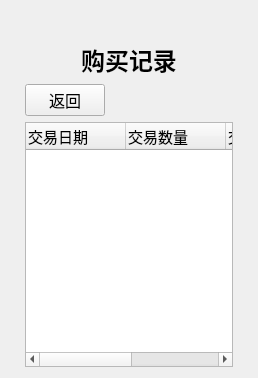
      <widget class="QWidget" name="recordPage">
       <layout class="QGridLayout" name="gridLayout_9" rowstretch="1,1,1,10" columnstretch="1,1,9,1">
        <item row="0" column="0" rowspan="4">
         <spacer name="horizontalSpacer_27">
          <property name="orientation">
           <enum>Qt::Horizontal</enum>
          </property>
          <property name="sizeHint" stdset="0">
           <size>
            <width>56</width>
            <height>356</height>
           </size>
          </property>
         </spacer>
        </item>
        <item row="0" column="2">
         <spacer name="verticalSpacer_10">
          <property name="orientation">
           <enum>Qt::Vertical</enum>
          </property>
          <property name="sizeHint" stdset="0">
           <size>
            <width>20</width>
            <height>23</height>
           </size>
          </property>
         </spacer>
        </item>
        <item row="0" column="3" rowspan="4">
         <spacer name="horizontalSpacer_26">
          <property name="orientation">
           <enum>Qt::Horizontal</enum>
          </property>
          <property name="sizeHint" stdset="0">
           <size>
            <width>56</width>
            <height>356</height>
           </size>
          </property>
         </spacer>
        </item>
        <item row="2" column="1">
         <widget class="QPushButton" name="pushButton_back_record">
          <property name="font">
           <font>
            <pointsize>12</pointsize>
           </font>
          </property>
          <property name="text">
           <string>返回</string>
          </property>
          <property name="icon">
           <iconset resource="../../WD_version2/images.qrc">
            <normaloff>:/images/back</normaloff>:/images/back</iconset>
          </property>
          <property name="flat">
           <bool>false</bool>
          </property>
         </widget>
        </item>
        <item row="2" column="2">
         <spacer name="verticalSpacer_9">
          <property name="orientation">
           <enum>Qt::Vertical</enum>
          </property>
          <property name="sizeHint" stdset="0">
           <size>
            <width>20</width>
            <height>23</height>
           </size>
          </property>
         </spacer>
        </item>
        <item row="3" column="1" colspan="2">
         <widget class="QTreeWidget" name="treeWidget_record">
          <property name="font">
           <font>
            <family>微软雅黑</family>
            <pointsize>10</pointsize>
           </font>
          </property>
          <property name="sizeAdjustPolicy">
           <enum>QAbstractScrollArea::AdjustToContents</enum>
          </property>
          <property name="editTriggers">
           <set>QAbstractItemView::NoEditTriggers</set>
          </property>
          <property name="indentation">
           <number>0</number>
          </property>
          <attribute name="headerCascadingSectionResizes">
           <bool>false</bool>
          </attribute>
          <attribute name="headerStretchLastSection">
           <bool>true</bool>
          </attribute>
          <column>
           <property name="text">
            <string>交易日期</string>
           </property>
           <property name="font">
            <font>
             <family>微软雅黑</family>
             <pointsize>11</pointsize>
            </font>
           </property>
          </column>
          <column>
           <property name="text">
            <string>交易数量</string>
           </property>
           <property name="font">
            <font>
             <family>微软雅黑</family>
             <pointsize>11</pointsize>
            </font>
           </property>
          </column>
          <column>
           <property name="text">
            <string>交易金额</string>
           </property>
           <property name="font">
            <font>
             <family>微软雅黑</family>
             <pointsize>11</pointsize>
            </font>
           </property>
          </column>
          <column>
           <property name="text">
            <string>商品名称</string>
           </property>
           <property name="font">
            <font>
             <family>微软雅黑</family>
             <pointsize>11</pointsize>
            </font>
           </property>
          </column>
         </widget>
        </item>
        <item row="1" column="1" colspan="2">
         <widget class="QLabel" name="label_head_4">
          <property name="font">
           <font>
            <family>微软雅黑</family>
            <pointsize>18</pointsize>
            <weight>75</weight>
            <bold>true</bold>
           </font>
          </property>
          <property name="text">
           <string>购买记录</string>
          </property>
          <property name="alignment">
           <set>Qt::AlignCenter</set>
          </property>
         </widget>
        </item>
       </layout>
      </widget>
